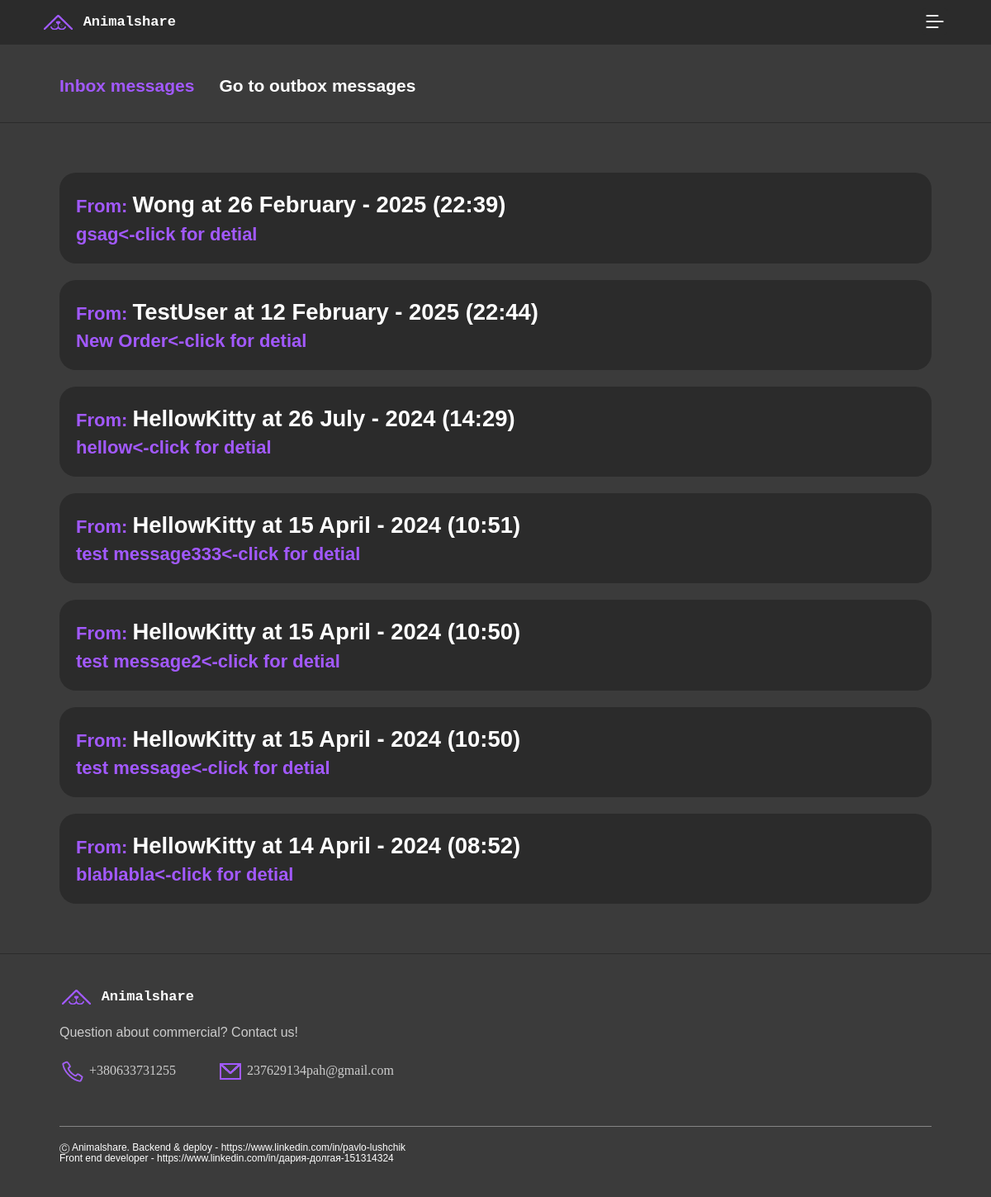
Page /messages/sms/inbox/ (signed in) on the earlier database version.
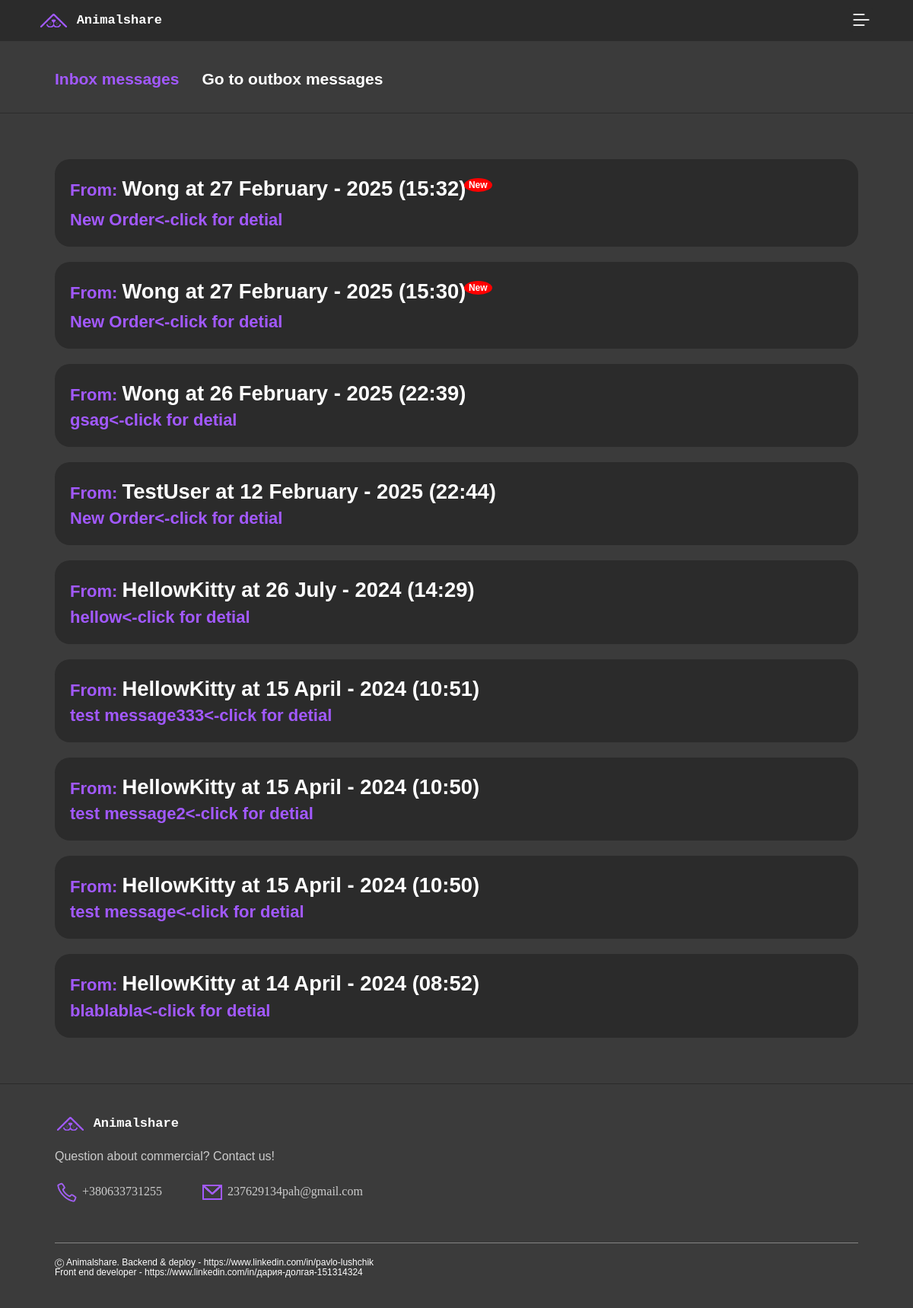
Same page on the later database version.
### usertouser/models.py (models this page shows, shortened)
class usertouser(models.Model):
    sender = models.ForeignKey(User, on_delete=models.CASCADE, related_name='sent_messages')
    recipient = models.ForeignKey(User, on_delete=models.CASCADE, related_name='received_messages')
    subject = models.CharField(max_length=255)
    content = models.TextField()
    timestamp = models.DateTimeField(auto_now_add=True)
    is_read = models.BooleanField(default=False)

### usertouser/views.py (the view)
# urls.py: path('sms/inbox/', usertouserListView.as_view(template_name='messages/inbox.html'), name='inbox'),
class usertouserListView(LoginRequiredMixin, ListView):
    model = usertouser
    template_name = 'messages/inbox.html'
    context_object_name = 'sms'
    paginate_by = None
    def get_queryset(self):
        return usertouser.objects.filter(recipient=self.request.user).order_by('-timestamp')

### animalshare/context_processors.py (called while the page is built)
def unread_messages_count(request):
    if request.user.is_authenticated:
        count = usertouser.objects.filter(recipient=request.user, is_read=False).count()
        return {'unread_messages_count': count}
    return {}

def cart_total_quantity(request):
    total_quantity = 0
    if request.user.is_authenticated:
        user = request.user
        total_quantity = Carts.objects.filter(user=user).aggregate(total_quantity=Sum('quantity'))['total_quantity'] or 0
    else:
        session_key = request.session.session_key
        total_quantity = Carts.objects.filter(session_key=session_key).aggregate(total_quantity=Sum('quantity'))['total_quantity'] or 0
    return {'total_quantity': total_quantity}

def categories(request):
    categories = Categories.objects.all()  # Получаем все категории
    return {'categories': categories}

### blog/templates/messages/inbox.html
{% extends "base.html" %}
{% load static %}
{% block content %}
<main>
    <div class="forum-cards--bg">
      <div class="sub-title__border">
        <div class="sub-title-cont sub-title-cont--top-padd wrapper">
            <h2 class="violet workSans-btns-h5">Inbox messages</h2>
          <a class="workSans-btns-h5" href="{% url 'usertouser:outbox' %}" title="Outbox messages"
            >Go to outbox messages</a
          >
        </div>
      </div>
    <section class="forum-comments">
<div class="forum-comments-cont wrapper">
{% for usertouser in sms %}
<div class="message-card">
    <h3 class="workSans-h5 violet">
                From: <a class="workSans-h5-h4" title="Go to sender profile" href="{% url 'user-posts' usertouser.sender.username %}">
                    {{usertouser.sender.username}} at {{usertouser.timestamp|date:"d F - Y (H:i)"}}
                    {% if not usertouser.is_read %}<span class="badge">New</span>{% endif %}</a></h3>
                        <a class="workSans-h5" href="{% url 'usertouser:detail' usertouser.id %}">
                          <h4 class="message-card__mess-subject violet workSans-h5" title="Messege detials">
                            {{ usertouser.subject }}<-click for detial
                          </h4>
                        </a>
</div>
{% empty %}
    <h3 class="workSans-h5 violet">No messages yet.</h3>
{% endfor %}
</div>
    </section>
</div>
</main>
{% endblock content %}

### blog/templates/base.html (shortened to what this page needs)
<!DOCTYPE html>
{% load static %}
{% load goods_tags %}
<html lang="en">
  <head>
    <link rel="stylesheet" href="{% static 'css/reset.css' %}" />
    <link rel="stylesheet" href="{% static 'css/style.css' %}"/>
    <link rel="stylesheet" href="{% static 'fonts/workSans/font.css'%}" />
    <link rel="stylesheet" href="{% static 'fonts/spaceMono/font.css.css'%}" />
</head>
<body>
<header class="header-mobile wrapper-header">
    <a class="logo spaceMono-btns" href="{% url 'home' %}">
        <img
        class="logo__img img-in-btn"
        src="{% static 'image/icons/logo.png' %}"
        alt="logo"
        />
        Animalshare
    </a>
    <button class="btn-menu"></button>
    </header>
{% block content %}{% endblock %}
    <footer class="footer">
      <div class="footer__inner wrapper">
        <div class="footer__before-hr">
          <div class="footer__before-hr-description">
            <a class="logo spaceMono-btns" href="{% url 'home' %}">
              <img
                class="logo__img img-in-btn"
                src="{% static 'image/icons/logo.png' %}"
                alt="logo"
              />
              Animalshare
            </a>
            <p class="workSans-base">Question about commercial? Contact us!</p>
            <address class="footer__adress">
              <a class="footer__adress-a" href="tel:+380633731255">
                <img
                  class="footer__adress-img"
                  src="{% static 'image/icons/phone--violet.png' %}"
                  alt="Phone"
                />
                +380633731255</a
              >
              <a class="footer__adress-a" href="mailto:237629134pah@gmail.com">
                <img
                  class="footer__adress-img"
                  src="{% static 'image/icons/message--violet.png' %}"
                  width="32px"
                  alt="Email"
                />
                237629134pah@gmail.com</a
              >
            </address>
          </div>
        </div>
        <p class="footer__text-after-hr workSans-caption">
          <a href="https://www.linkedin.com/in/pavlo-lushchik/">Ⓒ Animalshare. Backend & deploy - https://www.linkedin.com/in/pavlo-lushchik</a><br>
          <a href="https://www.linkedin.com/in/дария-долгая-151314324/">Front end developer - https://www.linkedin.com/in/дария-долгая-151314324</a>
        </p>
      </div>
    </footer>
</body>
</html>

### blog/static/css/style.css (style rules this page uses)
:root { --main-primary-color: #2b2b2b; --main-secondary-color: #3b3b3b; --elem-primary-color: #ffffff; --elem-secondary-color: #a259ff; --elem-tertiary-color: #cccccc; --elem-fourth-color: #858584; --elem-error-color: #870f0f; --elem-shadow-color: #3b3b3ba5; --primary-font: "Work Sans", "Trebuchet MS", Helvetica, sans-serif; --secondary-font: "Space Mono", "Lucida Console", Monaco, monospace; }
*, *::after, *::before { box-sizing: border-box; margin: 0; padding: 0; }
img, video, svg, picture { max-width: 100%; height: auto; object-fit: cover; vertical-align: middle; background-repeat: no-repeat; }
a { text-decoration: none; color: var(--elem-primary-color); text-underline-position: from-font; text-decoration-skip-ink: none; }
button { cursor: pointer; }
body { background-color: var(--main-primary-color); color: var(--elem-primary-color); text-underline-position: from-font; text-decoration-skip-ink: none; }
.spaceMono-btns { font-family: "Space Mono", "Lucida Console", Monaco, monospace; font-weight: 700; font-size: 1.063rem; line-height: 1.5rem; }
.workSans-h5-h4 { font-family: "Work Sans", "Trebuchet MS", Helvetica, sans-serif; font-weight: 600; font-size: clamp(1.375rem, 1.219rem + 0.66vw, 1.75rem); line-height: clamp(1.938rem, 1.731rem + 0.88vw, 2.438rem); }
.workSans-h5 { font-family: "Work Sans", "Trebuchet MS", Helvetica, sans-serif; font-weight: 600; font-size: 1.375rem; line-height: 1.938rem; }
.workSans-caption { font-family: "Work Sans", "Trebuchet MS", Helvetica, sans-serif; font-weight: 400; font-size: 0.75rem; line-height: 0.813rem; }
.workSans-base { font-family: "Work Sans", "Trebuchet MS", Helvetica, sans-serif; font-size: 1rem; font-weight: 400; line-height: 1.375rem; }
.workSans-btns-h5 { font-family: "Work Sans", "Trebuchet MS", Helvetica, sans-serif; font-weight: 600; font-size: clamp(1rem, 0.3rem + 1.35vw, 1.375rem); line-height: clamp(1.375rem, 0.319rem + 2.02vw, 1.938rem); }
.img-in-btn { max-height: 24px; }
.violet { color: var(--elem-secondary-color); }
.wrapper, .wrapper-header { margin-left: 30px; margin-right: 30px; }
@media screen and (min-width: 834px) { .wrapper { margin-left: 72px; margin-right: 72px; } }
@media screen and (min-width: 834px) { .wrapper-header { margin-left: 50px; margin-right: 50px; } }
.header-desktop, .header-mobile { display: flex; justify-content: space-between; padding: 15px 0px; }
.logo { display: flex; flex-wrap: wrap; gap: 10px; }
.btn-menu { position: fixed; z-index: 2; top: 10px; right: 32px; background-color: var(--main-primary-color); border-radius: 5px; border: 2px solid transparent; width: 32px; height: 32px; background-image: url("../image/icons/list.png"); background-size: cover; background-repeat: no-repeat; }
@media screen and (min-width: 834px) { .btn-menu { right: 52px; } }
.footer { color: var(--elem-tertiary-color); background-color: var(--main-secondary-color); }
.footer__inner { padding-top: 40px; padding-bottom: 40px; display: flex; flex-direction: column; gap: 50px; }
@media screen and (min-width: 834px) and (max-width: 1279px) { .footer__inner { gap: 70px; } }
.footer__before-hr-description { display: flex; flex-direction: column; gap: 20px; }
.footer__adress { display: flex; flex-direction: row; flex-wrap: wrap; gap: 50px; overflow-y: auto; }
.footer__adress-a { color: var(--elem-tertiary-color); }
.footer__adress-img { width: 32px; }
.footer__text-after-hr { position: relative; }
.footer__text-after-hr::before { content: ""; position: absolute; height: 1px; top: -20px; left: 0; right: 0; background-color: var(--elem-fourth-color); }
.marketplace-cards--bg, .forum-cards--bg { background-color: var(--main-secondary-color); border-bottom: 1px solid var(--main-primary-color); }
.forum-comments { padding-bottom: clamp(40px, calc(23.66px + 4.36vw), 60px); }
.sub-title__border, .sub-title-cont__border { border-bottom: 1px solid var(--main-primary-color); }
.message-card__mess-subject { display: inline; }
.sub-title-cont { display: flex; gap: 30px; flex-wrap: wrap; padding-bottom: 30px; }
.sub-title-cont--top-padd { padding-top: 35px; }
.forum-comments-cont { padding-top: clamp(40px, calc(23.66px + 4.36vw), 60px); display: flex; flex-direction: column; gap: 20px; }
.comment-card, .message-card { background-color: var(--main-primary-color); border-radius: 20px; padding: 20px 20px; }
.badge { background-color: red; color: white; border-radius: 50%; padding: 2px 6px; font-size: 12px; position: relative; top: -10px; left: -10px; }

Differences in the rows shown:
added usertouser: sender.username "Wong", timestamp "27 February - 2025 (15:32)", is_read "New", subject "New Order"
added usertouser: sender.username "Wong", timestamp "27 February - 2025 (15:30)", is_read "New", subject "New Order"
